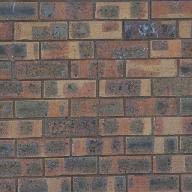
#> input picture cs445_proj2_starter_code-2/samples/bricks_small.jpg, 192 x 192 px
$ jupyter execute CS445_Proj2_Starter.ipynb   (shell and % lines are left out)
#> lines starting #> are read from the running program, lines starting #| are printed output that depends on the picture; after the words box and inside, x2 and y2 are one past the last pixel; in counts of white or black regions, pixels touching at a corner belong together
### cs445_proj2_starter_code-2/utils.py
import numpy as np

def cut(err_patch):
    """
    Compute the minimum path frm the left to right side of the patch

    :param err_patch: numpy.ndarray    cost of cutting through each pixel
    :return: numpy.ndarray             a 0-1 mask that indicates which pixels should be on either side of the cut
    """

    # create padding on top and bottom with very large cost
    padding = np.expand_dims(np.ones(err_patch.shape[1]).T*1e10,0)
    err_patch = np.concatenate((padding, err_patch, padding), axis=0)
    h, w = err_patch.shape
    path = np.zeros([h,w], dtype="int")
    cost = np.zeros([h,w])
    cost[:,0] = err_patch[:, 0]
    cost[0,:] = err_patch[0, :]
    cost[cost.shape[0]-1,:] = err_patch[err_patch.shape[0]-1, :]

    # for each column, compute the cheapest connected path to the left
    # cost of path for each row from left upper/same/lower pixel
    for x in range(1,w):
        # cost of path for each row from left upper/same/lower pixel
        tmp = np.vstack((cost[0:h-2,x-1], cost[1:h-1, x-1], cost[2:h, x-1]))
        mi = tmp.argmin(axis=0)
        path[1:h-1, x] = np.arange(1, h-1, 1).T + mi # save the next step of the path
        cost[1:h-1, x] = cost[path[1:h-1, x] - 1, x-1] + err_patch[1:h-1, x]

    path = path[1:path.shape[0]-1, :] - 1
    cost = cost[1:cost.shape[0]-1, :]

    # create the mask based on the best path
    mask = np.zeros(path.shape, dtype="int")
    best_path = np.zeros(path.shape[1], dtype="int")
    best_path[len(best_path)-1] = np.argmin(cost[:, cost.shape[1]-1]) + 1
    mask[0:best_path[best_path.shape[0]-1], mask.shape[1]-1] = 1
    for x in range(best_path.size-2, 0, -1):
        if (x-1) <best_path.size:
            best_path[x-1] = path[best_path[x]-1, x]
            mask[:best_path[x-1], x-1] = 1
    mask ^= 1
    return mask

### cs445_proj2_starter_code-2/CS445_Proj2_Starter.ipynb
# Programming Project #2: Image Quilting

## CS445: Computational Photography

[cell 1]
#from google.colab import drive
#drive.mount('/content/drive')

[cell 2]
import sys
import cv2
import numpy as np
import matplotlib.pyplot as plt
import os
from random import random
import time
import math

# modify to where you store your project data including utils.py
datadir = "/content/drive/My Drive/cs445_projects/proj2/"

utilfn = datadir + "utils.py"
samplesfn = datadir + "samples"
import utils

[cell 3]
from utils import cut # default cut function for seam finding section

### Part I: Randomly Sampled Texture (10 pts)

[cell 4]
def quilt_random(sample, out_size, patch_size):

#> called with out_size = 200, patch_size = 15
    out_img = np.empty(shape=(out_size,out_size, 3))
    out_img.fill(0)
    in_r, in_c = len(sample), len(sample[0])
#> in_r = 192; in_c = 192
    reps = math.floor(out_size/patch_size)
    r_max = math.floor(in_r/patch_size)
#> r_max = 12
    c_max = math.floor(in_c/patch_size)
#> c_max = 12
    # copies a patch of size ps x ps from (in_r, in_c) to (out_r, out_c)
    for idx in range(reps):
        for jdx in range(reps):
            r = (int)(random()*r_max)*patch_size
            c = (int)(random()*c_max)*patch_size
            out_r= idx *patch_size
            out_c= jdx*patch_size
            #print(r,c, out_c, out_r)

            out_img[out_r:(out_r+patch_size), out_c:(out_c+patch_size), :] = sample[r:(r+patch_size), c:(c+patch_size),:]
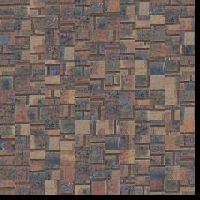
#> out_img: shape (200, 200, 3) float64; mean R, G, B 110.3, 96.8, 90.3
    return np.int_(out_img)
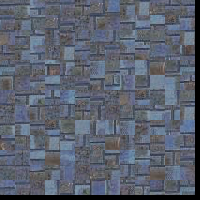
#> returned value: shape (200, 200, 3) int64; mean of channels 0, 1, 2 110.3, 96.8, 90.3; drawn as B, G, R
    """

    Randomly samples square patches of size patchsize from sample in order to create an output image of size outsize.

    :param sample: numpy.ndarray   The image you read from sample directory
    :param out_size: int            The width of the square output image
    :param patch_size: int          The width of the square sample patch
    :return: numpy.ndarray
    """

[cell 5]
sample_img_fn = 'samples/bricks_small.jpg' # feel free to change
sample_img = cv2.cvtColor(cv2.imread(sample_img_fn), cv2.COLOR_BGR2RGB)
plt.imshow(sample_img)
plt.show()

out_size = 200  # change these parameters as needed
patch_size = 15
res = quilt_random(sample_img, out_size, patch_size)
if res is not None:
    plt.imshow(res)

### Part II: Overlapping Patches (30 pts)

[cell 6]
def ssd_patch(T, M, I, tol):
    Ishape =I.shape
    sum_costs = np.empty(shape=(Ishape[0],Ishape[1]))
    sum_costs.fill(0)
    for chan in range(3):
        ssd_cost = ((M[:,:,chan]*T[:,:,chan])**2).sum() - 2 * cv2.filter2D(I[:,:,chan], ddepth=-1, kernel = M[:,:,chan]*T[:,:,chan]) + cv2.filter2D(I[:,:,chan] ** 2, ddepth=-1, kernel=M[:,:,chan])
        sum_costs+=ssd_cost
    for idx in range(len(sum_costs)):
        for jdx in range(len(sum_costs[idx])):
            if (idx-(patch_size/2))<0 or (idx+(patch_size/2))>=len(I) or (jdx-(patch_size/2))<0 or (jdx+(patch_size/2))>=len(I[0]):
                sum_costs[idx][jdx]=sys.float_info.max
    return choose_sample(sum_costs, tol)

def choose_sample(costs, tol):
    idx = (int)(random()*(tol))
    ind = np.argsort(costs, None)
    in_r, in_c = np.unravel_index(ind[idx], costs.shape)
    return (in_r, in_c)


def quilt_simple(sample, out_size, patch_size, overlap, tol):

#> called with out_size = 300, patch_size = 25, overlap = 11, tol = 3
    out_img = np.empty(shape=(out_size,out_size, 3))
    out_img.fill(0)
    in_r, in_c = len(sample), len(sample[0])
#> in_r = 192; in_c = 192
    reps = 1+math.floor((out_size- patch_size)/(patch_size-overlap))
    r_max = math.floor(in_r/patch_size)
#> r_max = 7
    c_max = math.floor(in_c/patch_size)
#> c_max = 7
    # copies a patch of size ps x ps from (in_r, in_c) to (out_r, out_c)
    for idx in range(reps):
        for jdx in range(reps):
            if idx ==0 and jdx ==0:
                r = (int)(random()*r_max)*patch_size
                c = (int)(random()*c_max)*patch_size
                out_img[0:(patch_size), 0:(patch_size), :] = sample[r:(r+patch_size), c:(c+patch_size),:]
            else:
                out_r=idx*(patch_size-overlap)
                out_c=jdx*(patch_size-overlap)
                x = out_img[out_r:(out_r+patch_size), out_c:(out_c+patch_size),:]
                template =np.copy(x)
                mask =np.copy(x)
                mask[mask != 0] = 1
                center = ssd_patch(template, mask, np.float64(sample), tol)
                mask2=np.copy(mask)
                #invert mask
                mask2[mask2 == 1] = 3
                mask2[mask2 == 0] = 1
                mask2[mask2 == 3] = 0
                out_img[out_r:(out_r+patch_size), out_c:(out_c+patch_size), :] += (sample[int(center[0]-(patch_size/2)): int(center[0]+(patch_size/2)), int(center[1]-(patch_size/2)):int(center[1]+(patch_size/2)),:]*mask2)
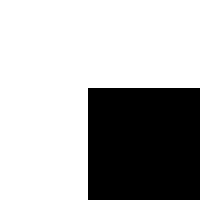
#> mask: shape (25, 25, 3) float64 (shown 8 times larger); values 0 (black) and 1 (white), 68.6% white; 1 black region, box (x1, y1, x2, y2) and area: (11, 11, 25, 25) 196
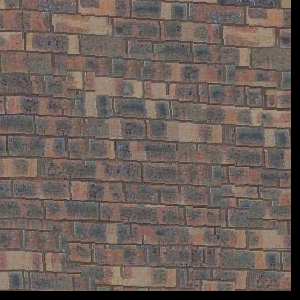
#> out_img: shape (300, 300, 3) float64; mean R, G, B 107.8, 94.8, 88.9
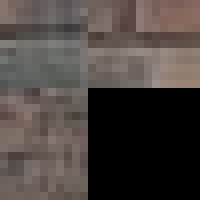
#> template: shape (25, 25, 3) float64 (shown 8 times larger); mean R, G, B 75.5, 67.8, 64.4

    return np.int_(out_img)
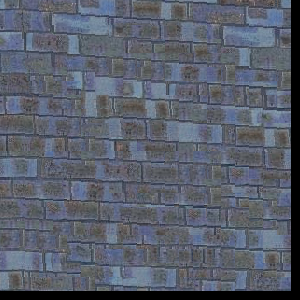
#> returned value: shape (300, 300, 3) int64; mean of channels 0, 1, 2 107.8, 94.8, 88.9; drawn as B, G, R
    """
    Randomly samples square patches of size patchsize from sample in order to create an output image of size outsize.
    Feel free to add function parameters
    :param sample: numpy.ndarray
    :param out_size: int
    :param patch_size: int
    :param overlap: int
    :param tol: float
    :return: numpy.ndarray
    """

[cell 7]
sample_img_fn = 'samples/bricks_small.jpg'
sample_img = cv2.cvtColor(cv2.imread(sample_img_fn), cv2.COLOR_BGR2RGB)
plt.imshow(sample_img)
plt.show()

out_size = 300  # change these parameters as needed
patch_size = 25
overlap = 11
tol = 3
res = quilt_simple(sample_img, out_size, patch_size, overlap, tol) #feel free to change parameters to get best results
if res is not None:
    plt.figure(figsize=(10,10))
    plt.imshow(res)
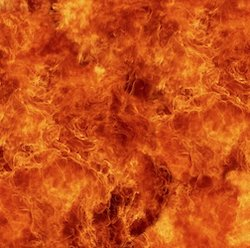
#> input picture texture/samples/fire.jpeg, 250 x 248 px, found by its file name

[cell 8]
# optional or use cut(err_patch) directly
def customized_cut(bndcost):
    pass

[cell 9]
def computeErrPatch(mask, horSeam, verSeam, patch_size, output_patch, sampled_patch):

    err_patch = np.empty(shape=(patch_size,patch_size))
    err_patch.fill(0)
    for chan in range(3):
        ssd_cost = np.sum((np.array(output_patch, dtype=np.float64) - np.array(sampled_patch, dtype=np.float64))**2)
        err_patch+=ssd_cost
    for idx in range(len(err_patch)):
        for jdx in range(len(err_patch[idx])):
            if mask[idx][jdx][0]==0 and mask[idx][jdx][1]==0 and mask[idx][jdx][2]==0:
                err_patch[idx][jdx]=10000000

    out_mask = np.logical_and(cut(err_patch), (cut(err_patch.T).T))
    return out_mask


def quilt_cut(sample, out_size, patch_size, overlap, tol):

#> called with out_size = 450, patch_size = 29, overlap = 11, tol = 4
    out_img = np.empty(shape=(out_size,out_size, 3))
    out_img.fill(0)
    in_r, in_c = len(sample), len(sample[0])
    reps = 1+math.floor((out_size- patch_size)/(patch_size-overlap))
    r_max = math.floor(in_r/patch_size)
    c_max = math.floor(in_c/patch_size)

    for idx in range(reps):
        for jdx in range(reps):
            if idx ==0 and jdx ==0:
                r = (int)(random()*r_max)*patch_size
                c = (int)(random()*c_max)*patch_size
                out_img[0:(patch_size), 0:(patch_size), :] = sample[r:(r+patch_size), c:(c+patch_size),:]
            else:
                out_r=idx*(patch_size-overlap)
                out_c=jdx*(patch_size-overlap)
                x = out_img[out_r:(out_r+patch_size), out_c:(out_c+patch_size),:]
                template =np.copy(x)
                mask =np.copy(x)
                mask[mask != 0] = 1
                center = ssd_patch(template, mask, np.float32(sample), tol)
                horSeam=True
                verSeam =True
                if idx ==0:
                    horSeam=False
                if jdx ==0:
                    verSeam=False
                out_mask = computeErrPatch(mask, horSeam, verSeam, patch_size, out_img[out_r:(out_r+patch_size), out_c:(out_c+patch_size), :],  np.float32(sample[int(center[0]-(patch_size/2)): int(center[0]+(patch_size/2)), int(center[1]-(patch_size/2)):int(center[1]+(patch_size/2)),:]) )
                for chan in range(3):
                    out_img[out_r:(out_r+patch_size), out_c:(out_c+patch_size), chan] *= out_mask
                #invert mask
                out_mask[out_mask == 1] = 3
                out_mask[out_mask == 0] = 1
                out_mask[out_mask == 3] = 0
                for chan in range(3):
                    out_img[out_r:(out_r+patch_size), out_c:(out_c+patch_size), chan]+= (np.float32(sample[int(center[0]-(patch_size/2)): int(center[0]+(patch_size/2)), int(center[1]-(patch_size/2)):int(center[1]+(patch_size/2)), chan])*np.float32(out_mask))
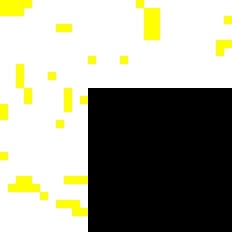
#> mask: shape (29, 29, 3) float64 (shown 8 times larger); mean R, G, B 0.615, 0.615, 0.552
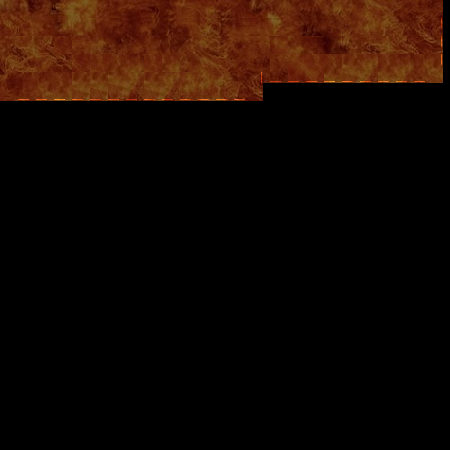
#> out_img: shape (450, 450, 3) float64; mean R, G, B 42.4, 17.3, 5.2; drawn with min black and max white
#> out_mask: shape (29, 29) bool; every value is 1
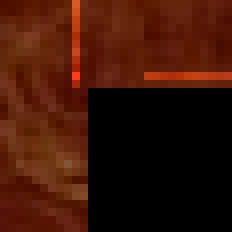
#> template: shape (29, 29, 3) float64 (shown 8 times larger); mean R, G, B 121.8, 41.8, 13.7; drawn with min black and max white

    return np.int_(out_img)
    """
    Samples square patches of size patchsize from sample using seam finding in order to create an output image of size outsize.
    Feel free to add function parameters
    :param sample: numpy.ndarray
    :param out_size: int
    :param patch_size: int
    :param overlap: int
    :param tol: float
    :return: numpy.ndarray
    """

[cell 10]
sample_img_fn = 'samples/fire.jpeg'
sample_img = cv2.cvtColor(cv2.imread(sample_img_fn), cv2.COLOR_BGR2RGB)
plt.imshow(sample_img)
plt.show()

out_size = 450  # change these parameters as needed
patch_size = 29
overlap = 11
tol = 4
res = quilt_cut(sample_img, out_size, patch_size, overlap, tol)
if res is not None:
    plt.figure(figsize=(7,7))
    plt.imshow(res)
